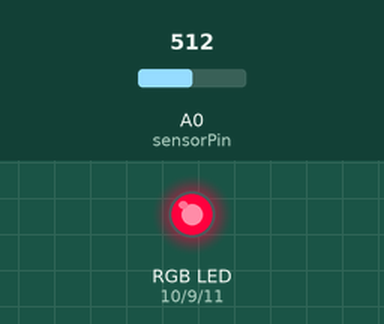
Simulated run of this sketch. Board: Arduino Uno, built with avr-gcc and run on an emulated ATmega328P. On the bench: an RGB LED mixed from three pins (HIGH = lit). Dashed ring = blinking. The test bench sets the inputs (shaded band); at power-on: A0 (sensorPin) = 512. What the sketch prints to the serial monitor is not drawn.

Above: at 1.2 s.
1.3 s: A0 (sensorPin) set to 716
At 1.73 s:
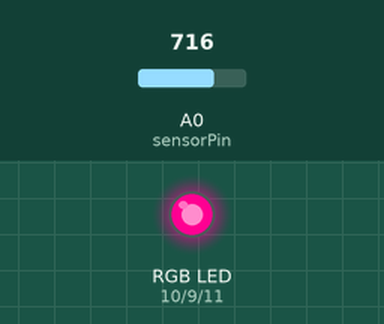
3.6 s: A0 (sensorPin) set to 0
At 5.6 s:
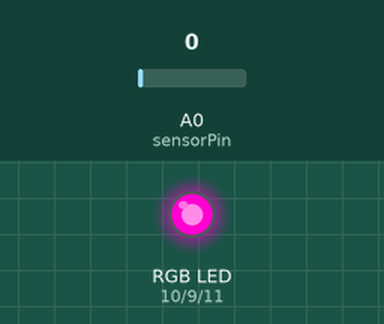
5.9 s: A0 (sensorPin) set to 36
At 6.22 s:
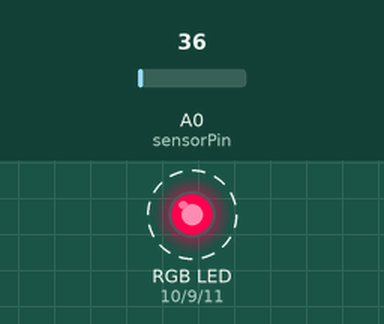
8.2 s: A0 (sensorPin) set to 122
At 10.2 s:
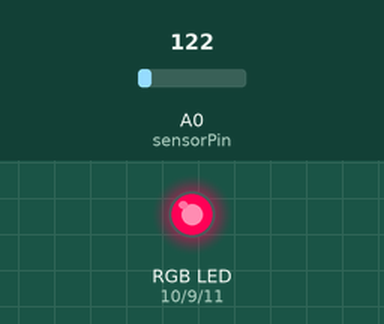
Timing chart, 0 to 11.5 s (numbered marks = the images above; inputs shaded):
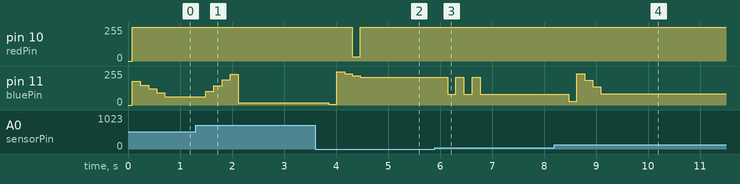

The sketch:

MolloyMariaLab3.ino
```cpp
/*
  Maria Molloy
  Lab 3: Feel the heat!
*/

const int sensorPin = A0;

const int redPin = 10;
const int bluePin = 11;
const int greenPin = 9;

float redVal = 0;
float blueVal = 0;
float greenVal = 0;

int sensorVal = 0;
int index = 0;

const float baselineTemp = 19.0;
const float maxTemp = 26.0;
float tempAvg = 0;
float x = 0;

float tempVals[5] = {};


void setup() {
  Serial.begin(9600);

  pinMode(greenPin, OUTPUT);
  pinMode(redPin, OUTPUT);
  pinMode(bluePin, OUTPUT);

}

void loop() {

  sensorVal = analogRead(sensorPin);

  tempVals[index] = sensorVal;
  tempAvg = 0;

  //To calculate a rolling average
  for (int i = 0; i < 5; i++) {
    tempAvg = tempAvg + tempVals[i];
  }
  tempAvg = tempAvg / 5.0;

  Serial.print('\n');
  Serial.println("Sensor value: ");
  Serial.print(sensorVal);
  Serial.print(", Normalized sensor value: ");
  Serial.print(tempAvg);

  //conversion from sensor value to voltage
  float voltage = (tempAvg / 1024.0) * 5.0;

  Serial.print(", Volts: ");
  Serial.print(voltage);

  //conversion from voltage to temperature
  Serial.print(", degrees C: ");
  float temperature = (voltage - .5) * 100.0;
  Serial.print(temperature);

  //to calculate the proportional value of the red LED to the current temperature
  x = ((temperature - baselineTemp) * 255.0) / (maxTemp - baselineTemp);

  redVal =  x;
  blueVal = 255 - x;
  greenVal = 0;

  Serial.print(", Over threshold: ");
  Serial.print(temperature - baselineTemp);
  Serial.print(", Red Value: ");
  Serial.print(redVal);
  Serial.print(", Blue Value: ");
  Serial.print(blueVal);

  analogWrite(redPin, redVal);
  analogWrite(bluePin, blueVal);
  analogWrite(greenPin, greenVal);

  if (index == 4) {
    index = 0;
  }
  else {
    index++;
  }

}
```

Measured:
- after the input at 1.3 s, pin 11 (bluePin): 62/255 → 104/255 after 0.20 s, → 146/255 0.16 s later, → 189/255 0.16 s later, → 231/255 0.16 s later, … (5 changes in this stretch)
- after the input at 3.6 s, pin 10 (redPin): 255/255 → 33/255 after 0.72 s, → 255/255 0.15 s later; pin 11 (bluePin): 17/255 → 4/255 after 0.26 s, → 248/255 0.15 s later, → 235/255 0.15 s later, → 221/255 0.15 s later, … (5 changes in this stretch)
- after the input at 5.9 s, pin 11 (bluePin): alternates 208/255 for 0.15 s and 80/255 for 0.15 s, 5 changes in all, then stays 80/255, starting after 0.25 s
- after the input at 8.2 s, pin 11 (bluePin): 80/255 → 30/255 after 0.28 s, → 236/255 0.16 s later, → 186/255 0.15 s later, → 136/255 0.15 s later, … (5 changes in this stretch)
